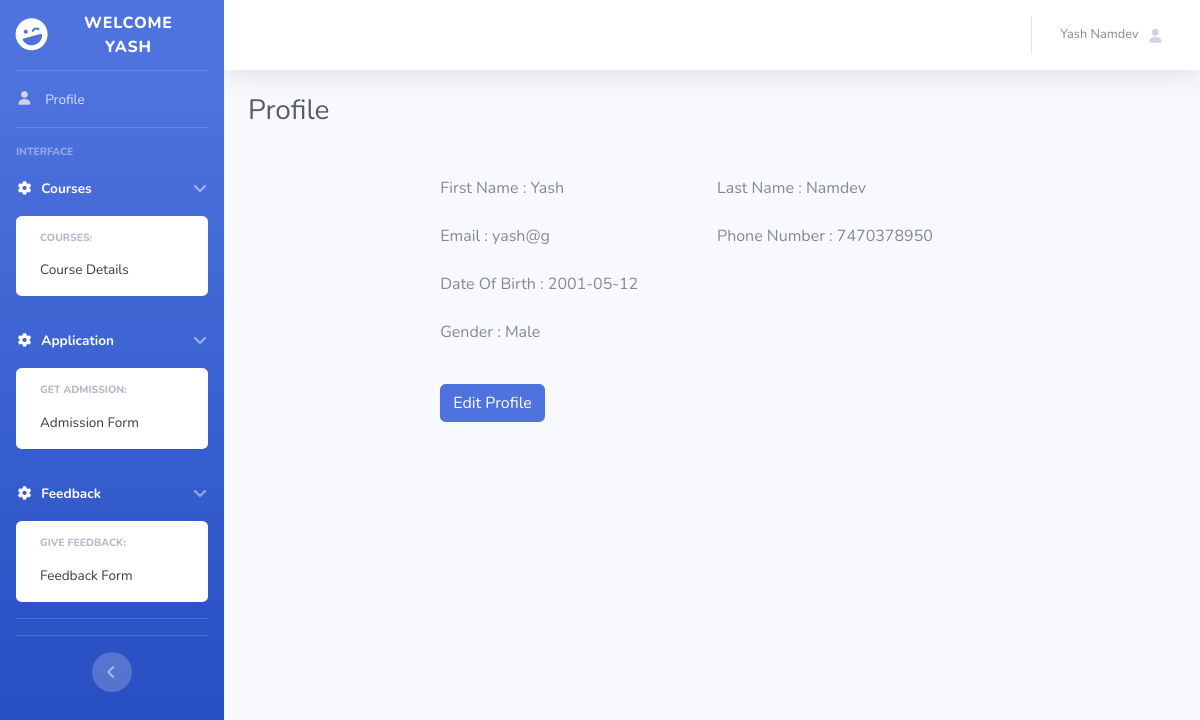
The app's page /pp/profile.php (signed in) with its own data.
### tables this page shows
CREATE TABLE `register` (
  `id` int(20) NOT NULL,
  `firstname` varchar(20) NOT NULL,
  `lastname` varchar(20) NOT NULL,
  `dob` date NOT NULL,
  `gender` varchar(10) NOT NULL,
  `email` varchar(20) NOT NULL,
  `num` bigint(15) NOT NULL,
  `password` varchar(20) NOT NULL,
  `cpassword` varchar(20) NOT NULL,
  `time` timestamp NOT NULL DEFAULT current_timestamp()
);

### pp/profile.php (the view, shortened to what this page needs)
<?php
require 'connection.php';
if(!empty($_SESSION["id"])){
  $id = $_SESSION["id"];
  $result = mysqli_query($conn, "SELECT * FROM register WHERE id = $id");
  $row = mysqli_fetch_assoc($result);
}
else{
  header("Location: login.html");
}
?>
<!DOCTYPE html>
<html lang="en">
<head>
   <link href="vendor/fontawesome-free/css/all.min.css" rel="stylesheet" type="text/css">
   <link href="css/sb-admin-2.min.css" rel="stylesheet">
</head>
<body>
                <div id="wrapper">
                    <ul class="navbar-nav bg-gradient-primary sidebar sidebar-dark accordion" id="accordionSidebar">
                        <a class="sidebar-brand d-flex align-items-center justify-content-center" href="">
                            <div class="sidebar-brand-icon rotate-n-15">
                                <i class="fas fa-laugh-wink"></i>
                            </div>
                            <div class="sidebar-brand-text mx-3">Welcome <?php echo $row["firstname"]  ?></div>
                        </a>
                        <hr class="sidebar-divider my-0">
                        <li class="nav-item">
                            <a class="nav-link" href="profile.php">
                                <span>Profile</span></a>
                        </li>
                        <hr class="sidebar-divider">
                        <div class="sidebar-heading">
                            Interface
                        </div>
                        <li class="nav-item active">
                            <a class="nav-link" href="#" data-toggle="collapse" data-target="#collapseTwo"
                                aria-expanded="true" aria-controls="collapseTwo">
                                <i class="fas fa-fw fa-cog"></i>
                                <span>Courses</span>
                            </a>
                            <div id="collapseTwo" class="collapse show" aria-labelledby="headingTwo"
                                data-parent="#accordionSidebar">
                                <div class="bg-white py-2 collapse-inner rounded">
                                    <h6 class="collapse-header">Courses:</h6>
                                    <a class="collapse-item " href="#">Course Details</a>
                                </div>
                            </div>
                        </li>
                        <li class="nav-item active">
                            <a class="nav-link" href="#" data-toggle="collapse" data-target="#collapseTwo"
                                aria-expanded="true" aria-controls="collapseTwo">
                                <i class="fas fa-fw fa-cog"></i>
                                <span>Application</span>
                            </a>
                            <div id="collapseTwo" class="collapse show" aria-labelledby="headingTwo"
                                data-parent="#accordionSidebar">
                                <div class="bg-white py-2 collapse-inner rounded">
                                    <h6 class="collapse-header">Get Admission:</h6>
                                    <a class="collapse-item " href="admissionform.php">Admission Form</a>
                                </div>
                            </div>
                        </li>
                        <li class="nav-item active">
                            <a class="nav-link" href="#" data-toggle="collapse" data-target="#collapseTwo"
                                aria-expanded="true" aria-controls="collapseTwo">
                                <i class="fas fa-fw fa-cog"></i>
                                <span>Feedback</span>
                            </a>
                            <div id="collapseTwo" class="collapse show" aria-labelledby="headingTwo"
                                data-parent="#accordionSidebar">
                                <div class="bg-white py-2 collapse-inner rounded">
                                    <h6 class="collapse-header">Give Feedback:</h6>
                                    <a class="collapse-item " href="feedback.php">Feedback Form</a>
                                </div>
                            </div>
                        </li>
                        <hr class="sidebar-divider">
                        <hr class="sidebar-divider d-none d-md-block">
                        <div class="text-center d-none d-md-inline">
                            <button class="rounded-circle border-0" id="sidebarToggle"></button>
                        </div>
                    </ul>
                    <div id="content-wrapper" class="d-flex flex-column">
                        <div id="content">
                            <nav class="navbar navbar-expand navbar-light bg-white topbar mb-4 static-top shadow">
                                <ul class="navbar-nav ml-auto">
                                    <li class="nav-item dropdown no-arrow">
                                        <a class="nav-link dropdown-toggle" href="#" id="userDropdown" role="button"
                                            data-toggle="dropdown" aria-haspopup="true" aria-expanded="false">
                                            <span class="mr-2 d-none d-lg-inline text-gray-600 small"><?php echo $row['firstname']; ?>
                                                <?php echo $row['lastname']; ?></span>
                                            <i class="fas fa-user fa-sm fa-fw mr-2 text-gray-400"></i>
                                        </a>
                                    </li>
                                </ul>
                            </nav>
                            <div class="container-fluid">
                                <div class="d-sm-flex align-items-center justify-content-between mb-4">
                                    <h1 class="h3 mb-0 text-gray-800">Profile</h1>
                                </div><br>
                                <div class="row d-flex justify-content-center">
                                    <div class="form-main" id="stform">
                                        <div class="container">
                                            <div class="row-cols-1 blanks">
                                                <form action="" method="post">
                                                    <div class="form-row">
                                                        <div class="col-md-6 mb-3">
                                                            <label for="validationDefault01">First Name : <?php echo $row['firstname']; ?></label>
                                                        </div>
                                                        <div class="col-md-6 mb-3">
                                                            <label for="validationDefault02">Last Name : <?php echo $row['lastname']; ?></label>
                                                        </div>
                                                    </div>
                                                    <div class="form-row">
                                                        <div class="col-md-6 mb-3">
                                                            <label for="email">Email : <?php echo $row['email']; ?></label>
                                                        </div>
                                                        <div class="col-md-6 mb-3">
                                                            <label for="Phone">Phone Number : <?php echo $row['num']; ?></label>
                                                        </div>
                                                        <div class="col-md-6 mb-3">
                                                            <label for="dob">Date Of Birth : <?php echo $row['dob']; ?></label>
                                                        </div>
                                                    </div>
                                                    <div class="form-row">
                                                        <div class="col-md-3 mb-3">
                                                            <label for="">Gender : <?php echo $row['gender']; ?></label>
                                                        </div>
                                                        <div class="col-md-3 mb-3">
                                                        </div>
                                                        <div class="col-md-3 mb-3">
                                                        </div>
                                                    </div>
                                                    <a class="btn btn-primary" type="" name="updateprofile"  href="updateprofile.php">Edit Profile</a>
                                                </form>
                                            </div>
                                        </div>
                                    </div>
                                </div>
                            </div>
                        </div>
                    </div>
</body>
</html>

### records on screen
register: firstname "YASH", firstname "Yash", lastname "Namdev", email "yash@g", num "7470378950", dob "2001-05-12", gender "Male"
